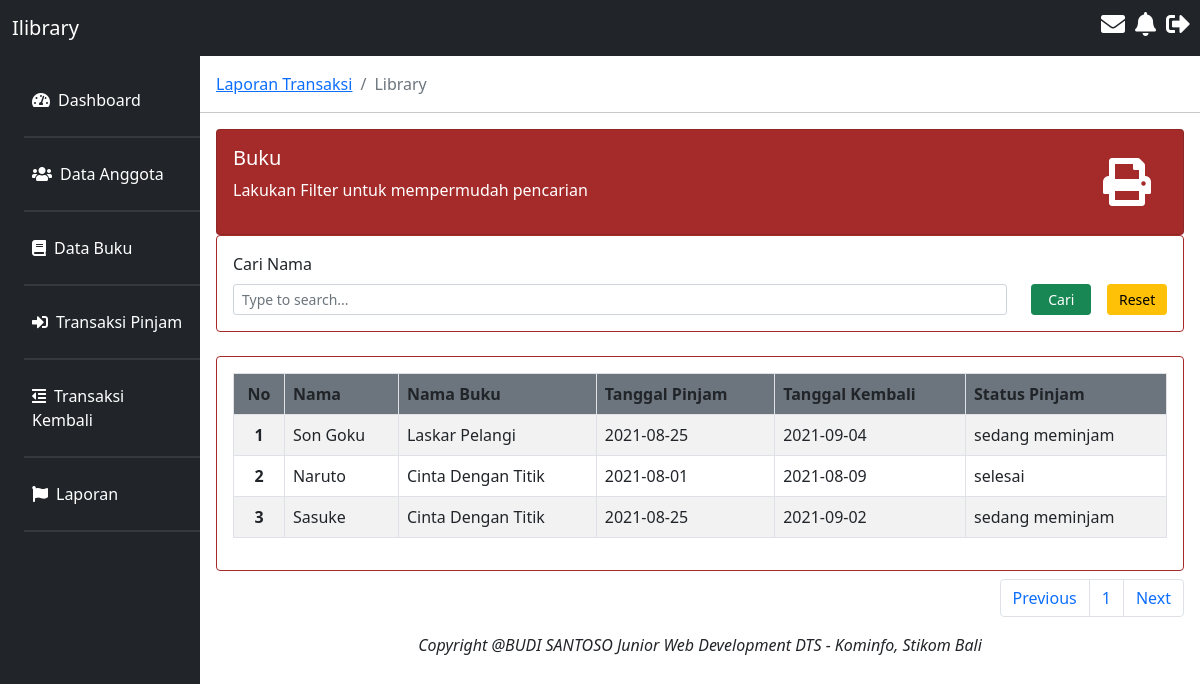
/transaksi/laporan.php, run on the app's committed database.
### tables this page shows
CREATE TABLE `transaksi` (
  `id` int(11) NOT NULL,
  `id_anggota` int(11) NOT NULL,
  `id_buku` int(11) NOT NULL,
  `tanggal_pinjam` date NOT NULL,
  `tanggal_kembali` date NOT NULL,
  `status_pinjam` varchar(255) NOT NULL
);

CREATE TABLE `anggota` (
  `id` int(11) NOT NULL,
  `nama` varchar(50) NOT NULL,
  `jk` varchar(20) NOT NULL,
  `agama` varchar(20) NOT NULL,
  `hp` varchar(20) NOT NULL,
  `status` varchar(20) NOT NULL,
  `foto` varchar(50) NOT NULL,
  `alamat` text NOT NULL,
  `pekerjaan` varchar(255) NOT NULL
);

CREATE TABLE `buku` (
  `id` int(11) NOT NULL,
  `nama_buku` varchar(255) NOT NULL,
  `jenis` varchar(255) NOT NULL,
  `pengarang` varchar(255) NOT NULL,
  `penerbit` varchar(255) NOT NULL,
  `stok_keseluruhan` int(11) NOT NULL,
  `sisa_stok` int(11) NOT NULL
);

### transaksi/laporan.php (the view, shortened to what this page needs)
<?php
include '../koneksi/koneksi.php';
$batas = 10;
$halaman = isset($_GET['halaman'])?(int)$_GET['halaman'] : 1;
$halaman_awal = ($halaman>1) ? ($halaman * $batas) - $batas : 0;
$previous = $halaman - 1;
$next = $halaman + 1;
$no = 1;
$data = mysqli_query($koneksi,"select * from transaksi order by id");
$jumlah_data = mysqli_num_rows($data);
$total_halaman = ceil($jumlah_data / $batas);
if(isset($_POST["cari"])){
    $search = $_POST['keyword'];
    $data_transaksi = mysqli_query($koneksi,"select * from transaksi join anggota on anggota.id=transaksi.id_anggota join buku on buku.id=transaksi.id_buku WHERE nama LIKE '%$search%' limit $halaman_awal, $batas");
} else {
    $data_transaksi = mysqli_query($koneksi,"select * from transaksi join anggota on anggota.id=transaksi.id_anggota join buku on buku.id=transaksi.id_buku limit $halaman_awal, $batas");
}
?>
<!doctype html>
<html lang="en">
  <head>
    <link href="https://cdn.jsdelivr.net/npm/bootstrap@5.0.2/dist/css/bootstrap.min.css" rel="stylesheet">
    <link rel="stylesheet" href="../style/style.css">
    <link rel="stylesheet" href="https://pro.fontawesome.com/releases/v5.10.0/css/all.css"/>
  </head>
  <body>
    <nav class="navbar navbar-expand-lg navbar-dark text-white bg-dark fixed-top">
        <div class="container-fluid">
            <a class="navbar-brand" href="#">Ilibrary</a>
        </div>
            <h4 class="icon-navbar"><i class="fas fa-envelope" data-bs-toggle="tooltip" data-bs-placement="top" title="inbox"></i></h4>
            <h4 class="icon-navbar"><i class="fas fa-bell" data-bs-toggle="tooltip" data-bs-placement="top" title="notifications"></i></h4>
            <h4 class="icon-navbar"><i class="fas fa-sign-out-alt" data-bs-toggle="tooltip" data-bs-placement="top" title="sign out"></i></h4>
    </nav>
    <div class="row g-0 mt-5 content">
        <div class="col-md-2 bg-dark mt-2 pr-3 pt-4">
            <ul class="nav flex-column ms-3 mb-3">
                <li class="nav-item">
                    <a class="nav-link active text-white" aria-current="page" href="../home/index.php">
                        <i class="fas fa-tachometer-alt me-2"></i>Dashboard
                    </a>
                    <hr class="bg-secondary ms-2" size="4px">
                </li>
                <li class="nav-item">
                    <a class="nav-link text-white" href="data_anggota.php">
                        <i class="fas fa-users me-2"></i>Data Anggota
                    </a>
                    <hr class="bg-secondary ms-2" size="4px">
                </li>
                <li class="nav-item">
                    <a class="nav-link text-white" href="../buku/data_buku.php">
                        <i class="fas fa-book me-2"></i>Data Buku
                    </a>
                    <hr class="bg-secondary ms-2" size="4px">
                </li>
                <li class="nav-item">
                    <a class="nav-link text-white" href="./data_transaksi_pinjam.php">
                    <i class="fas fa-sign-in-alt me-2"></i>Transaksi Pinjam
                    </a>
                    <hr class="bg-secondary ms-2" size="4px">
                </li>
                <li class="nav-item">
                    <a class="nav-link text-white" href="./data_transaksi_kembali.php">
                    <i class="fas fa-outdent me-2"></i>Transaksi Kembali
                    </a>
                    <hr class="bg-secondary ms-2" size="4px">
                </li>
                <li class="nav-item">
                    <a class="nav-link text-white" href="./laporan.php">
                    <i class="fas fa-flag me-2"></i>Laporan
                    </a>
                    <hr class="bg-secondary ms-2" size="4px">
                </li>
            </ul>
        </div>
        <div class="col-md-10 mt-4">
            <nav aria-label="breadcrumb">
                <ol class="breadcrumb ms-3">
                <li class="breadcrumb-item"><a href="#">Laporan Transaksi</a></li>
                <li class="breadcrumb-item active" aria-current="page">Library</li>
                </ol>
            </nav>
            <hr width="100%">
            <div class="row g-0 ms-3 me-3">
                <div class="card text-white" style="background-color: brown;">
                    <div class="card-body g-0">
                        <div class="row g-0">
                            <div class="col-md-10 g-0">
                                <h5>Buku</h5>
                                <p>Lakukan Filter untuk mempermudah pencarian</p>
                            </div>
                            <div class="col-md-2 g-0 d-flex justify-content-end align-items-center">
                                <a href="cetak.php" target="_BLANK"><i class="fas fa-print fa-3x me-3 icon-plus text-white"></i></a>
                            </div>
                        </div>
                    </div>
                </div>
            </div>
            <div class="row g-0 ms-3 me-3">
                <div class="card" style="border-color: brown;">
                    <div class="card-body g-0">
                        <form method="POST" enctype="multipart/form-data">
                            <div class="row">
                                <div class="col-md-10">
                                    <label for="exampleDataList" class="form-label">Cari Nama</label>
                                    <input class="form-control input-filter form-control-sm" type="text" name="keyword" id="exampleDataList" placeholder="Type to search...">
                                </div>
                                <div class="col-md-2 d-flex align-items-end">
                                    <button type="submit" name="cari" class="btn btn-success me-3 btn-sm" style="width: 100px">Cari</button>
                                    <button type="submit" class="btn btn-warning btn-sm" style="width: 100px">Reset</button>
                                </div>
                            </div>
                        </form>
                    </div>
                </div>
            </div>
            <div class="row g-0 ms-3 me-3 mt-4">
                <div class="card" style="border-color: brown;">
                    <div class="card-body">
                        <table class="table table-striped table-hover table-bordered">
                            <thead class="bg-secondary">
                                <tr>
                                  <th scope="col" class="text-center">No</th>
                                  <th scope="col">Nama</th>
                                  <th scope="col">Nama Buku</th>
                                  <th scope="col">Tanggal Pinjam</th>
                                  <th scope="col">Tanggal Kembali</th>
                                  <th scope="col">Status Pinjam</th>
                                </tr>
                              </thead>
                              <tbody>
                                <?php
                                while($d = mysqli_fetch_assoc($data_transaksi)) {
                                ?>
                                    <tr>
                                        <th scope="row" class="text-center"><?php echo $no++ ?></th>
                                        <td><?php echo $d['nama'] ?></td>
                                        <td><?php echo $d['nama_buku'] ?></td>
                                        <td><?php echo $d['tanggal_pinjam'] ?></td>
                                        <td><?php echo $d['tanggal_kembali'] ?></td>
                                        <td><?php echo $d['status_pinjam'] ?></td>
                                    </tr>
                                <?php
                                    }
                                ?>
                            </tbody>
                        </table>
                    </div>
                </div>
                <nav>
                    <ul class="pagination justify-content-end mt-2">
                        <li class="page-item">
                            <a class="page-link" <?php if($halaman > 1){ echo "href='?halaman=$previous'"; } ?>>Previous</a>
                        </li>
                        <?php
                        for($x=1;$x<=$total_halaman;$x++){
                            ?>
                            <li class="page-item"><a class="page-link" href="?halaman=<?php echo $x ?>"><?php echo $x; ?></a></li>
                            <?php
                        }
                        ?>
                        <li class="page-item">
                            <a  class="page-link" <?php if($halaman < $total_halaman) { echo "href='?halaman=$next'"; } ?>>Next</a>
                        </li>
                    </ul>
                </nav>
                <p class="text-center fst-italic">Copyright @BUDI SANTOSO Junior Web Development DTS - Kominfo, Stikom Bali</p>
            </div>
        </div>
    </div>
  </body>
</html>

### style/style.css (style rules this page uses)
.icon-navbar { margin-right: 10px; }
.content { min-height: 100vh; }

### data on the page
transaksi: id_anggota.nama "Son Goku", id_buku.nama_buku "Laskar Pelangi", tanggal_pinjam "2021-08-25", tanggal_kembali "2021-09-04", status_pinjam "sedang meminjam"
transaksi: id_anggota.nama "Naruto", id_buku.nama_buku "Cinta Dengan Titik", tanggal_pinjam "2021-08-01", tanggal_kembali "2021-08-09", status_pinjam "selesai"
transaksi: id_anggota.nama "Sasuke", id_buku.nama_buku "Cinta Dengan Titik", tanggal_pinjam "2021-08-25", tanggal_kembali "2021-09-02", status_pinjam "sedang meminjam"
